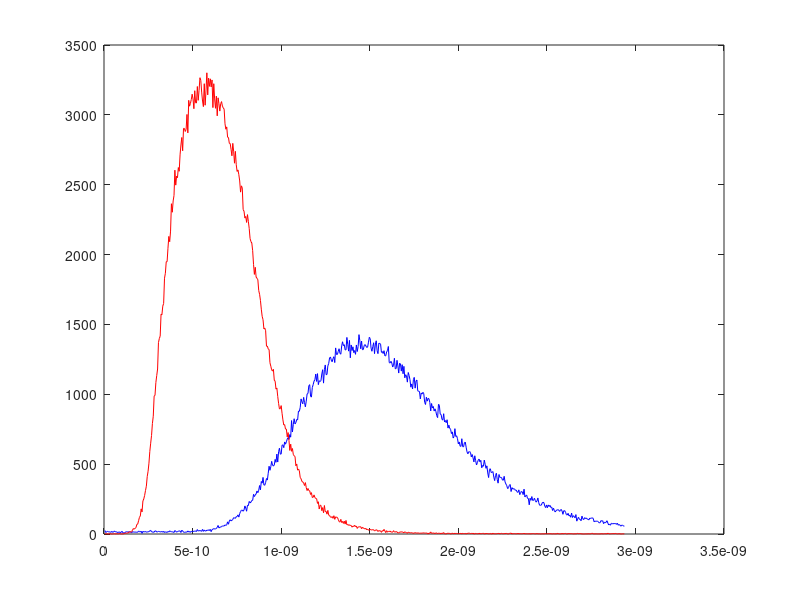
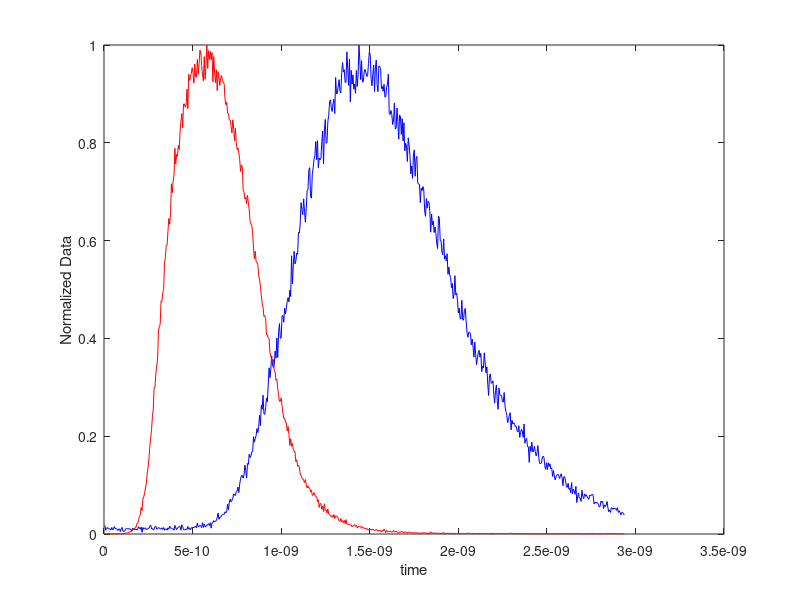

These figures' MATLAB source, in order: (Note: this script raises an error after producing the figures.)
%% Read
%
clear all
close all

load('TDData_HW3.mat');

figure
plot(times,tof,'b',times,irf,'r')
% Normalize by the Maximum value
irf_n = irf/max(irf);
tof_n = tof/max(tof);

% Plot the normalized TD data and irf
figure
plot(times, tof_n, 'b', times, irf_n, 'r');
xlabel("time");
ylabel("Normalized Data");
%legend(TOF,IRF);

nTissue = 1.4;
nOut = 1.0;

%% Fit
start_point = [0.05, 20.0];
options = optimset('MaxFunEvals',1e10);
estimates = fminsearch(@(params)TDmodel(params, rho, times, irf_n, nTissue, nOut, tof_n), start_point, options);
[sse, FittedCurve] = TDmodel(estimates, rho, times, irf_n, nTissue, nOut, tof_n);
residuals = tof_n - FittedCurve

%% Plot the fit results
figure
subplot(3,1,[1 2])
plot(times,tof_n,'bo',times,FittedCurve,'r');
xlabel('Time');
ylabel('Data');
legend('Data','Fit');

subplot(3,1,3)
plot(times,residuals,'ro');
xlabel('Time');
ylabel('Residuals');